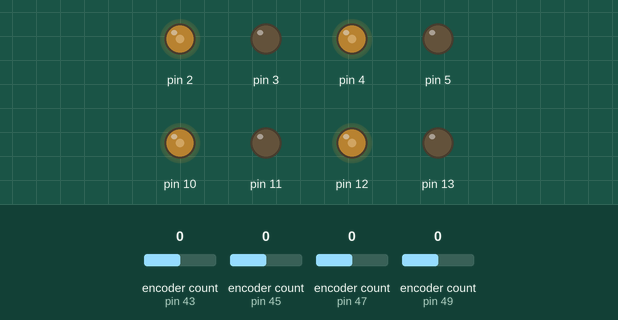
Recording of a sketch running on a simulated Arduino Mega 2560, built with avr-gcc and run on an emulated ATmega2560. On the bench: output pins drawn as LEDs (lit = HIGH). The test bench sets the inputs (shaded band); at power-on: encoder count (sensors on pin 43, pin 45, pin 49, pin 47) 0. What the sketch prints to the serial monitor is not drawn.

Above: at 1.2 s.
1.3 s: encoder count (sensor on pin 43) set to -1
4.3 s: encoder count (sensor on pin 43) set to 0
7.3 s: encoder count (sensor on pin 45) set to -1
10.3 s: encoder count (sensor on pin 45) set to 0
13.3 s: encoder count (sensor on pin 49) set to -1
Timing chart, 0 to 16.3 s (numbered marks = the images above; inputs shaded):
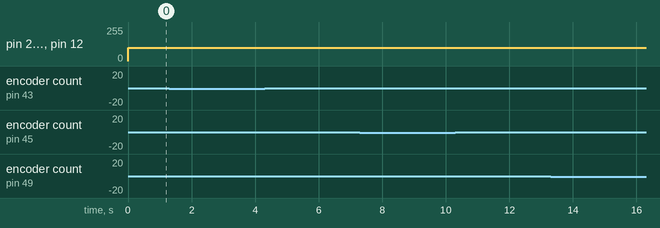

Measured:
- after the input at 1.3 s, every drawn part: stays the same
- after the input at 4.3 s, every drawn part: stays the same
- after the input at 7.3 s, every drawn part: stays the same
- after the input at 10.3 s, every drawn part: stays the same
- after the input at 13.3 s, every drawn part: stays the same

The sketch:

motor_run_check.ino
```cpp
#include <Encoder.h>

Encoder encoder_bright(43, 42);//BR
Encoder encoder_bleft(45, 44); //BL
Encoder encoder_fright(47, 46);//FR
Encoder encoder_fleft(49, 48);//FL

int pwm=100;

class BTSMotor{
  protected:
    int pwmf,pwmr;
  public:
    BTSMotor(int p1,int p2){
      pwmf=p1;pwmr=p2;
      pinMode(pwmf,OUTPUT);
      pinMode(pwmr,OUTPUT);
    }
    void setspeed(int val){
      int spd;
      if(val<0) {
        spd=val*-1;
      }
      else {
        spd=val;
      }
      if(val>=255){
        spd=255;
      }
      else if(val<=-255){
        spd=255;
      }

      if(val>=0){
        analogWrite(pwmf,spd);
        analogWrite(pwmr,0);
      }
      else if(val<0){
        analogWrite(pwmr,spd);
        analogWrite(pwmf,0);
      }
    }
};


BTSMotor motor1(10,11); // left front
BTSMotor motor2(4,5); // right front
BTSMotor motor3(12,13); // left back
BTSMotor motor4(2,3); // right back

void setup() {
  // put your setup code here, to run once:
  Serial.begin(9600);

}

void loop() {
  motor1.setspeed(pwm);
  motor2.setspeed(pwm);
  motor3.setspeed(pwm);
  motor4.setspeed(pwm);
  //analogWrite(front_right_f,255);
  //analogWrite(front_right_r,0);
  Serial.print("fl: ");
  Serial.print(encoder_fleft.read());
  Serial.print(" fr: ");
  Serial.print(encoder_fright.read());
  Serial.print(" bl: ");
  Serial.print(encoder_bleft.read());
  Serial.print(" br: ");
  Serial.print(encoder_bright.read());

  Serial.println("");
}
```
